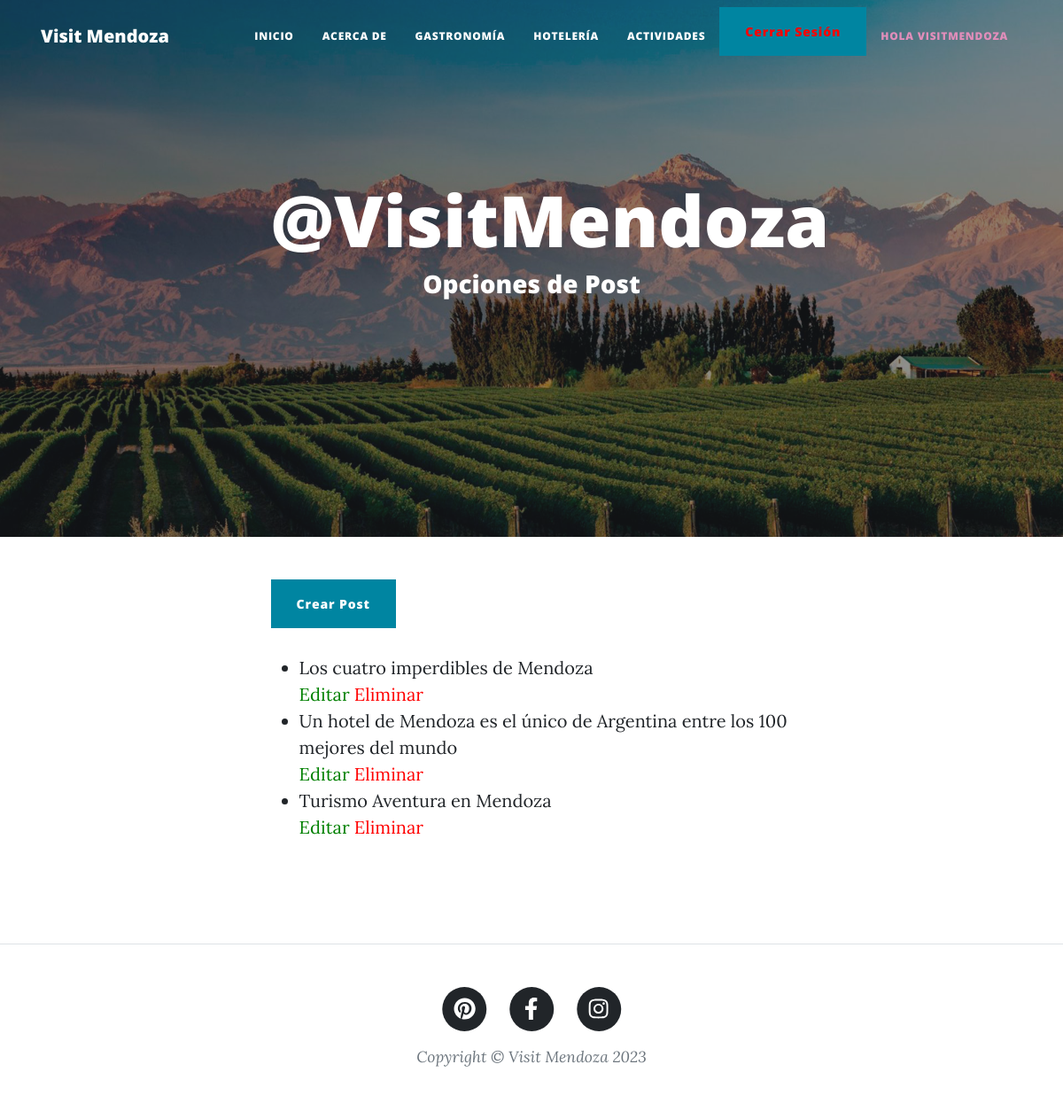
Page /postoptions/ (signed in) on the earlier database version.
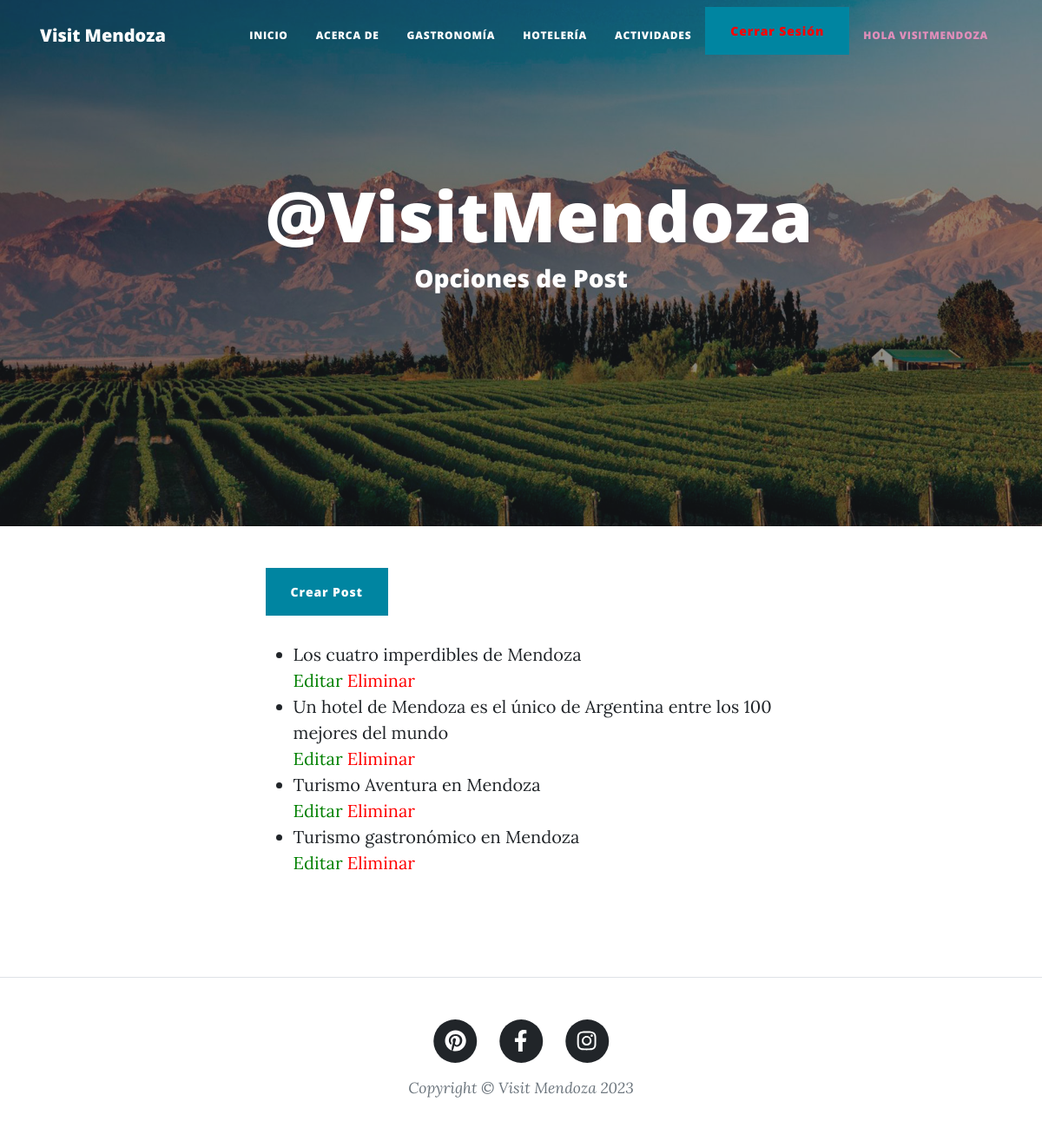
Same page on the later database version.
### AppBlog/models.py (models this page shows, shortened)
class Post(models.Model):
    id = models.AutoField(primary_key=True)
    title = models.CharField('Nombre del Post', max_length=100, null = False, blank = False)
    slug = models.CharField('Slug', max_length=100, null = False, blank = False)
    description = models.CharField('Descripción', max_length=100, null = True, blank = True)
    image = models.URLField('Imagen', max_length=200, null = False, blank = False)
    autor = models.ForeignKey(Autor, max_length=100, verbose_name='Autor', on_delete=models.CASCADE)
    category = models.ForeignKey(Category, verbose_name='Categoría', on_delete=models.CASCADE)
    status = models.BooleanField('Post Activo / Post No Activo', default=True)
    content = RichTextField()
    published = models.DateField('Fecha de Creación', auto_now_add=True)
    updated = models.DateField('Fecha de Modificacion', auto_now=True)
    class Meta:
        verbose_name = 'Post'
        verbose_name_plural = 'Posts'

### AppBlog/views.py (the view)
# urls.py: path('postoptions/', PostListView.as_view(), name='postoptions'),
class PostListView(LoginRequiredMixin, ListView):
    model = Post
    template_name = 'postoptions.html'
    context_object_name = 'posts'

### Templates/postoptions.html (shortened to what this page needs)
{% extends 'index.html' %}
{% load static %}
{% block titulo_body %}
    <h1> @VisitMendoza </h1>
    <h3> Opciones de Post </h3>
{% endblock titulo_body %}
{% block contenido %}
<a href="{% url 'AppBlog:newpost' %}" class="btn btn-primary">Crear Post</a>
<br>
<br>
<ul>
    {% for post in posts %}
        <li> {{ post.title }} </li>
        <a href="{% url 'AppBlog:postedit' post.id %}" style="color:green"> Editar </a>
        <a href="{% url 'AppBlog:postdelete' post.id %}" style="color:red"> Eliminar </a> <br>
    {% endfor %}
</ul>
{% endblock contenido %}

Differences in the rows shown:
added Post: title "Turismo gastronómico en Mendoza"
